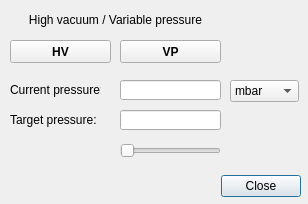
<?xml version="1.0" encoding="UTF-8"?>
<ui version="4.0">
 <class>variablePressure</class>
 <widget class="QDialog" name="variablePressure">
  <property name="windowModality">
   <enum>Qt::ApplicationModal</enum>
  </property>
  <property name="geometry">
   <rect>
    <x>0</x>
    <y>0</y>
    <width>308</width>
    <height>204</height>
   </rect>
  </property>
  <property name="sizePolicy">
   <sizepolicy hsizetype="Preferred" vsizetype="Preferred">
    <horstretch>0</horstretch>
    <verstretch>0</verstretch>
   </sizepolicy>
  </property>
  <property name="windowTitle">
   <string>Variable Pressure Settings</string>
  </property>
  <property name="layoutDirection">
   <enum>Qt::LeftToRight</enum>
  </property>
  <widget class="QDialogButtonBox" name="buttonBox">
   <property name="geometry">
    <rect>
     <x>220</x>
     <y>170</y>
     <width>81</width>
     <height>32</height>
    </rect>
   </property>
   <property name="layoutDirection">
    <enum>Qt::LeftToRight</enum>
   </property>
   <property name="orientation">
    <enum>Qt::Horizontal</enum>
   </property>
   <property name="standardButtons">
    <set>QDialogButtonBox::Close</set>
   </property>
  </widget>
  <widget class="QLabel" name="label_text_target">
   <property name="geometry">
    <rect>
     <x>10</x>
     <y>110</y>
     <width>91</width>
     <height>20</height>
    </rect>
   </property>
   <property name="text">
    <string>Target pressure:</string>
   </property>
  </widget>
  <widget class="QPushButton" name="pushButton_hv">
   <property name="geometry">
    <rect>
     <x>10</x>
     <y>40</y>
     <width>101</width>
     <height>23</height>
    </rect>
   </property>
   <property name="font">
    <font>
     <weight>75</weight>
     <bold>true</bold>
    </font>
   </property>
   <property name="styleSheet">
    <string notr="true">QPushButton:disabled { background-color: lime; color: black }</string>
   </property>
   <property name="text">
    <string>HV</string>
   </property>
  </widget>
  <widget class="QPushButton" name="pushButton_vp">
   <property name="geometry">
    <rect>
     <x>120</x>
     <y>40</y>
     <width>101</width>
     <height>23</height>
    </rect>
   </property>
   <property name="font">
    <font>
     <weight>75</weight>
     <bold>true</bold>
    </font>
   </property>
   <property name="styleSheet">
    <string notr="true">QPushButton:disabled { background-color: lime; color: black }</string>
   </property>
   <property name="text">
    <string>VP</string>
   </property>
  </widget>
  <widget class="QLabel" name="label_text_vp">
   <property name="geometry">
    <rect>
     <x>10</x>
     <y>10</y>
     <width>211</width>
     <height>20</height>
    </rect>
   </property>
   <property name="text">
    <string>High vacuum / Variable pressure</string>
   </property>
   <property name="alignment">
    <set>Qt::AlignCenter</set>
   </property>
  </widget>
  <widget class="QSlider" name="horizontalSlider_target">
   <property name="geometry">
    <rect>
     <x>120</x>
     <y>140</y>
     <width>101</width>
     <height>22</height>
    </rect>
   </property>
   <property name="orientation">
    <enum>Qt::Horizontal</enum>
   </property>
  </widget>
  <widget class="QLabel" name="label_text_current">
   <property name="geometry">
    <rect>
     <x>10</x>
     <y>80</y>
     <width>91</width>
     <height>20</height>
    </rect>
   </property>
   <property name="text">
    <string>Current pressure:</string>
   </property>
  </widget>
  <widget class="QComboBox" name="comboBox_units">
   <property name="geometry">
    <rect>
     <x>230</x>
     <y>80</y>
     <width>69</width>
     <height>22</height>
    </rect>
   </property>
   <item>
    <property name="text">
     <string>mbar</string>
    </property>
   </item>
   <item>
    <property name="text">
     <string>Pa</string>
    </property>
   </item>
   <item>
    <property name="text">
     <string>Torr</string>
    </property>
   </item>
  </widget>
  <widget class="QLineEdit" name="lineEdit_current">
   <property name="geometry">
    <rect>
     <x>120</x>
     <y>80</y>
     <width>101</width>
     <height>20</height>
    </rect>
   </property>
   <property name="readOnly">
    <bool>true</bool>
   </property>
  </widget>
  <widget class="QLineEdit" name="lineEdit_target">
   <property name="geometry">
    <rect>
     <x>120</x>
     <y>110</y>
     <width>101</width>
     <height>20</height>
    </rect>
   </property>
  </widget>
 </widget>
 <resources/>
 <connections>
  <connection>
   <sender>buttonBox</sender>
   <signal>accepted()</signal>
   <receiver>variablePressure</receiver>
   <slot>accept()</slot>
   <hints>
    <hint type="sourcelabel">
     <x>190</x>
     <y>65</y>
    </hint>
    <hint type="destinationlabel">
     <x>150</x>
     <y>43</y>
    </hint>
   </hints>
  </connection>
  <connection>
   <sender>buttonBox</sender>
   <signal>rejected()</signal>
   <receiver>variablePressure</receiver>
   <slot>reject()</slot>
   <hints>
    <hint type="sourcelabel">
     <x>190</x>
     <y>65</y>
    </hint>
    <hint type="destinationlabel">
     <x>150</x>
     <y>43</y>
    </hint>
   </hints>
  </connection>
 </connections>
</ui>
